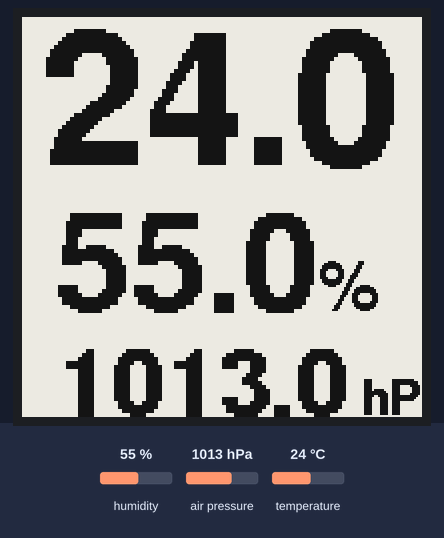
A sketch run on a simulated ESP8266 (NodeMCU). Parts: 200×200 one-colour display. The inputs (shaded band) are chosen by the test bench; at power-on: humidity 55 %, temperature 24 °C, air pressure 1013 hPa. WiFi joins after 1.5 s; servers stay silent unless stated; what the sketch prints to the serial monitor is not drawn.

Above: at 11.3 s.
11.4 s: humidity set to 22 %
At 12.9 s:
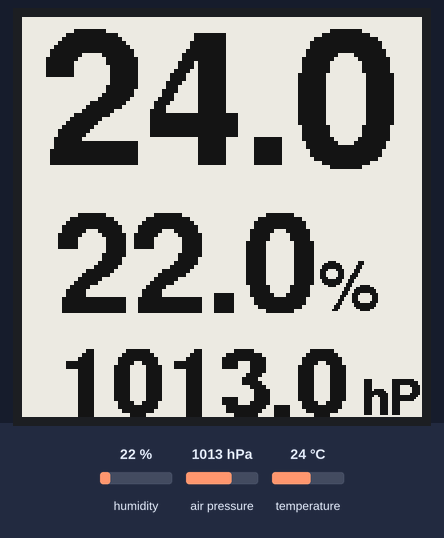
13.8 s: temperature set to 12 °C
At 15.4 s:
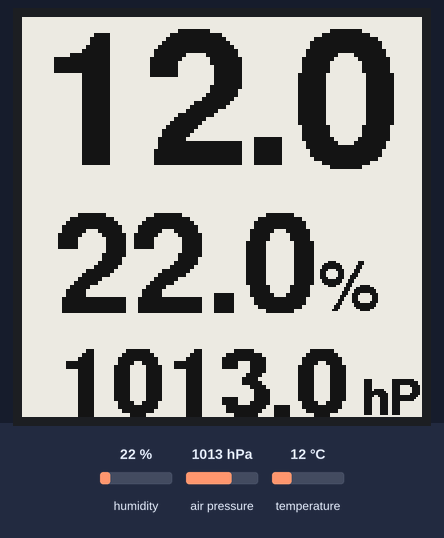
16.5 s: humidity set to 40 %
At 18.9 s:
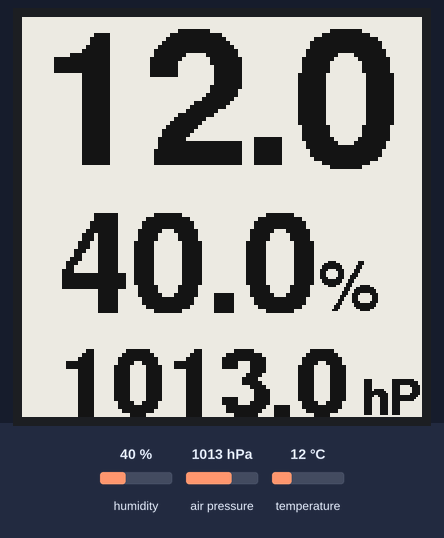
19.2 s: temperature set to 19 °C
At 21.7 s:
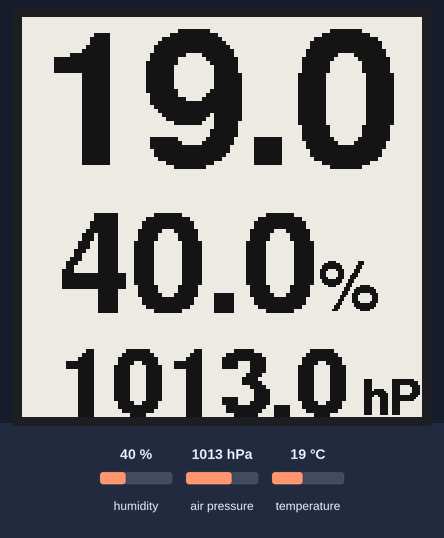
Timing chart, 0 to 22.9 s (numbered marks = the images above; inputs shaded):
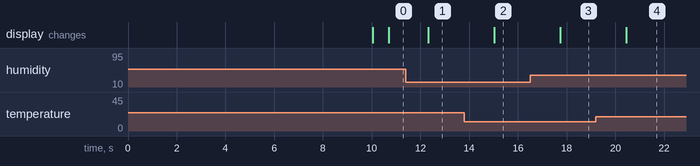

The sketch:

psychomechanics.ino
```cpp
#include <GxEPD.h>
#include <GxGDEP015OC1/GxGDEP015OC1.cpp>
// For the 4.2 inch display use the following class instead (not tested)
// #include <GxGDEW042T2/GxGDEW042T2.cpp>
// For the 4.2 inch 3-color display use the following class (not tested)
// #include <GxGDEW042Z15/GxGDEW042Z15.cpp>
#include <GxIO/GxIO_SPI/GxIO_SPI.cpp>
#include <GxIO/GxIO.cpp>

// ESP8266 generic/common.h
//static const uint8_t SS    = 15;
//static const uint8_t MOSI  = 13;
//static const uint8_t MISO  = 12;
//static const uint8_t SCK   = 14;

// FreeFonts from Adafruit_GFX
#include <Fonts/FreeSansBold12pt7b.h>
#include <Fonts/FreeSansBold18pt7b.h>
#include <Fonts/FreeSansBold24pt7b.h>

#include <Wire.h>
#include <ESP8266WiFi.h>
#include <Adafruit_Sensor.h>
#include <Adafruit_BME280.h>

GxIO_Class io(SPI, SS/* CS */,  D3/* DC */,  D4/* RST */);
//GxEPD_Class display(io, D4 /* RST */, D2 /* BUSY */);
GxEPD_Class display(io);

Adafruit_BME280 bme; // I2C

const char* ssid = "ssid";
const char* password = "password";

double h /* humidity */, t /* temperature */, p /* air pressure */, dp /* dew point */;
int oldT;
int oldH;
char temperatureString[6];
char dpString[6];
char humidityString[6];
char pressureString[8];

WiFiServer server(80);

void setup() {
//  pinMode(LED_BUILTIN, OUTPUT);
  Serial.begin(115200);
  delay(10);
  //Wire.begin(int sda, int scl);
  Wire.begin(9, 10);
  // Connecting to WiFi network
  Serial.println();
  Serial.print("Connecting to ");
  Serial.println(ssid);

  // Uncomment and adjust the following lines if you want to use a static IP address
  // IPAddress ip(192, 168, 1, 106); // where xx is the desired IP Address
  // IPAddress gateway(192, 168, 1, 1); // set gateway to match your network
  // IPAddress subnet(255, 255, 255, 0); // set subnet mask to match your network
  // WiFi.config(ip, gateway, subnet);
  WiFi.setAutoReconnect(true);
  WiFi.begin(ssid, password);

  while (WiFi.status() != WL_CONNECTED) {
    delay(500);
    Serial.print(".");
  }
  Serial.println();
  Serial.print("WiFi connected: ");
  Serial.println(WiFi.localIP());

  server.begin();
  Serial.println("Web server running...");
  delay(6000);
  i2cScanner();
  Serial.println(F("BME280 test"));
  if (!bme.begin()) {
    Serial.println("Could not find a BME280 sensor!");
  }
  SPI.setFrequency(8000000L);
  display.init();
}

double computeDewPoint2(double celsius, double humidity) {
    double RATIO = 373.15 / (273.15 + celsius);  // RATIO was originally named A0, possibly confusing in Arduino context
    double SUM = -7.90298 * (RATIO - 1);
    SUM += 5.02808 * log10(RATIO);
    SUM += -1.3816e-7 * (pow(10, (11.344 * (1 - 1/RATIO ))) - 1) ;
    SUM += 8.1328e-3 * (pow(10, (-3.49149 * (RATIO - 1))) - 1) ;
    SUM += log10(1013.246);
    double VP = pow(10, SUM - 3) * humidity;
    double T = log(VP/0.61078);   // temp var
    return (241.88 * T) / (17.558 - T);
}

void getWeather() {
    h = bme.readHumidity();
    t = bme.readTemperature();
    dp = computeDewPoint2(t, h);
    p = bme.readPressure()/100.0F;

    dtostrf(t, 5, 1, temperatureString);
    dtostrf(h, 5, 1, humidityString);
    dtostrf(p, 7, 1, pressureString);
    dtostrf(dp, 5, 1, dpString);
    delay(100);
}

void loop() {
  getWeather();
  displayBME280();
  // Listenning for new clients
  WiFiClient client = server.available();

  if (client) {
    Serial.println("New client");
    // boolean to detect end of http request
    boolean blank_line = true;
    while (client.connected()) {
      if (client.available()) {
        char c = client.read();
        // If the client's http request was received completely, the device sends the
        // http response which includes the web page in its body (payload)
        if (c == '\n' && blank_line) {
            client.println("HTTP/1.1 200 OK");
            client.println("Content-Type: text/html");
            client.println("Connection: close");
            client.println();
            // the actual web page that displays temperature, humudity and air pressure
            client.println("<!DOCTYPE HTML>");
            client.println("<html>");
            client.println("<head><META HTTP-EQUIV=\"refresh\" CONTENT=\"15\"></head>");
            client.println("<body><h1>ESP8266 Weather Web Server</h1>");
            client.println("<table border=\"2\" width=\"456\" cellpadding=\"10\"><tbody><tr><td>");
            client.println("<h3>Temperature = ");
            client.println(temperatureString);
            client.println("&deg;F</h3><h3>Humidity = ");
            client.println(humidityString);
            client.println("%</h3><h3>Approx. Dew Point = ");
            client.println(dpString);
            client.println("&deg;C</h3><h3>Pressure = ");
            client.println(pressureString);
            client.println(" hPa");
            client.println("</h3></td></tr></tbody></table></body></html>");
            break;
        }
        if (c == '\n') {
          // when starts reading a new line
          blank_line = true;
        } else if (c != '\r') {
          // there is still a character in the current line
          blank_line = false;
        }
      }
    }
    // closing the client connection
    client.stop();
    Serial.println("Client disconnected...");
  }
  delay(1000);
}

void i2cScanner() {
  byte error, address;
  int nDevices;

  Serial.println("Scanning...");

  nDevices = 0;
  for(address = 1; address < 127; address++ )
  {
    // The i2c_scanner uses the return value of
    // the Write.endTransmisstion to see if
    // a device did acknowledge to the address.
    Wire.beginTransmission(address);
    error = Wire.endTransmission();

    if (error == 0)
    {
      Serial.print("I2C device found at address 0x");
      if (address<16)
        Serial.print("0");
      Serial.print(address,HEX);
      Serial.println("  !");

      nDevices++;
    }
    else if (error==4)
    {
      Serial.print("Unknown error at address 0x");
      if (address<16)
        Serial.print("0");
      Serial.println(address,HEX);
    }
   delay(20);
  }
  if (nDevices == 0)
    Serial.println("No I2C devices found\n");
  else
    Serial.println("done\n");
}
/*
void drawPixel(int16_t x, int16_t y, uint16_t color);
    void init(void);
    void fillScreen(uint16_t color); // 0x0 black, >0x0 white, to buffer
    void update(void);
    // to buffer, may be cropped, drawPixel() used, update needed
    void  drawBitmap(const uint8_t *bitmap, uint16_t x, uint16_t y, uint16_t w, uint16_t h, uint16_t color, int16_t mode = bm_normal);
    // to full screen, filled with white if size is less, no update needed
    void drawBitmap(const uint8_t *bitmap, uint32_t size, int16_t mode = bm_normal); // only bm_normal, bm_invert, bm_partial_update modes implemented
    void eraseDisplay(bool using_partial_update = false);
    // partial update of rectangle from buffer to screen, does not power off
    void updateWindow(uint16_t x, uint16_t y, uint16_t w, uint16_t h, bool using_rotation = true);
    // partial update of rectangle at (xs,ys) from buffer to screen at (xd,yd), does not power off
    void updateToWindow(uint16_t xs, uint16_t ys, uint16_t xd, uint16_t yd, uint16_t w, uint16_t h, bool using_rotation = true);
    // terminate cleanly updateWindow or updateToWindow before removing power or long delays
    void powerDown();
    // paged drawing, for limited RAM, drawCallback() is called GxGDEP015OC1_PAGES times
    // each call of drawCallback() should draw the same
    void drawPaged(void (*drawCallback)(void));
    void drawPaged(void (*drawCallback)(uint32_t), uint32_t);
    void drawPaged(void (*drawCallback)(const void*), const void*);
    void drawPaged(void (*drawCallback)(const void*, const void*), const void*, const void*);
    // paged drawing to screen rectangle at (x,y) using partial update
    void drawPagedToWindow(void (*drawCallback)(void), uint16_t x, uint16_t y, uint16_t w, uint16_t h);
    void drawPagedToWindow(void (*drawCallback)(uint32_t), uint16_t x, uint16_t y, uint16_t w, uint16_t h, uint32_t);
    void drawPagedToWindow(void (*drawCallback)(const void*), uint16_t x, uint16_t y, uint16_t w, uint16_t h, const void*);
    void drawPagedToWindow(void (*drawCallback)(const void*, const void*), uint16_t x, uint16_t y, uint16_t w, uint16_t h, const void*, const void*);
    void drawCornerTest(uint8_t em = 0x01);
 */
void displayBME280()
{
  int tt = abs(t*10);
  int hh = abs(h*10);
  if(tt < oldT || tt > oldT || hh < oldH-10 || hh > oldH+10) {
    char dC[3] = {'°', 'C', 0};
    Serial.print("Current humdity = ");
    Serial.print(h);
    Serial.print("% ");
    Serial.print("temperature = ");
    Serial.print(t);
    Serial.print(dC);
    Serial.print(" dewpoint = ");
    Serial.print(dp);
    Serial.println(dC);

    uint16_t middleY = display.height() / 2;
    display.setRotation(3);
    display.fillScreen(GxEPD_WHITE);
    display.setTextColor(GxEPD_BLACK);
    display.setFont(&FreeSansBold24pt7b);
    display.setTextSize(2);
    display.setCursor(8, 72);
    display.print(t, 1);

    display.setFont(&FreeSansBold18pt7b);
    display.setTextSize(2);
    display.setCursor(16, 146);
    display.print(h, 1);
    display.setTextSize(1);
    display.print("%");
    display.setFont(&FreeSansBold12pt7b);
    display.setTextSize(2);
    display.setCursor(16, 198);
    display.print(p, 1);
    display.setTextSize(1);
    display.print(" hPa");

    display.updateWindow(0 /* x */, 0 /* y */, 200 /* w */, 200 /* h */, false);
    //display.update();

    oldT = tt;
    oldH = hh;
  }
}
```

Measured:
- after the input at 11.4 s, the display: changes after 0.92 s (image 1)
- after the input at 13.8 s, the display: changes after 1.2 s (image 2)
- after the input at 16.5 s, the display: changes after 1.2 s (image 3)
- after the input at 19.2 s, the display: changes after 1.3 s (image 4)
